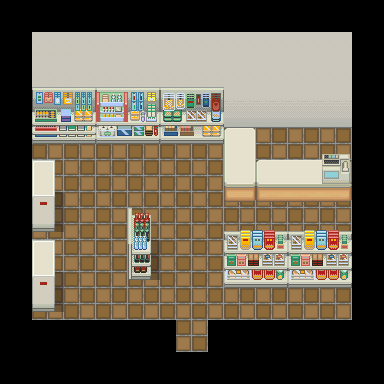

A level layout from a 2D game, rendered from its tile map. Below: a short description, then the map file with tile-grid data replaced by summaries:
An orthogonal 24x24 tile map with 16x16 px tiles, 4 tile layers (Base, MonoShita, MonoChu, CharaUe) and 18 objects.

<map version="1.0" orientation="orthogonal" renderorder="right-down" width="24" height="24" tilewidth="16" tileheight="16" backgroundcolor="#000000" nextobjectid="21">
 <properties>
  <property name="z" value="-10" />
 </properties>
 <tileset firstgid="1" name="ST-Convi-I01" tilewidth="16" tileheight="16" tilecount="1280" columns="16">
  <image source="ST-Convi-I01.png" trans="aa55ff" width="256" height="1280" />
 </tileset>
 <layer name="Base" width="24" height="24">
  <properties>
   <property name="z" value="-10" />
  </properties>
  <data>[576 cells, 364 non-empty, 16 distinct tile ids]</data>
 </layer>
 <layer name="MonoShita" width="24" height="24">
  <properties>
   <property name="z" value="-10" />
  </properties>
  <data>[576 cells, 116 non-empty, 100 distinct tile ids]</data>
 </layer>
 <layer name="MonoChu" width="24" height="24">
  <properties>
   <property name="z" value="-10" />
  </properties>
  <data>[576 cells, 6 non-empty, 6 distinct tile ids]</data>
 </layer>
 <objectgroup name="collision">
  <object id="1" x="208" y="320" width="144" height="64" />
  <object id="2" x="352" y="0" width="32" height="384" />
  <object id="3" x="32" y="320" width="144" height="64" />
  <object id="4" x="0" y="0" width="32" height="384" />
  <object id="5" x="32" y="256" width="32" height="48" />
  <object id="6" x="32" y="176" width="32" height="48" />
  <object id="8" x="32" y="0" width="320" height="144" />
  <object id="9" x="224" y="144" width="128" height="64" />
  <object id="10" x="128" y="224" width="32" height="64" />
  <object id="11" x="224" y="256" width="128" height="32" />
 </objectgroup>
 <objectgroup name="item">
  <object id="15" x="192" y="112" width="32" height="32">
   <properties>
    <property name="EventID" value="3" />
    <property name="objID" value="1" />
    <property name="trigger" value="2" />
   </properties>
  </object>
 </objectgroup>
 <layer name="CharaUe" width="24" height="24">
  <data>[576 cells, 22 non-empty, 12 distinct tile ids]</data>
 </layer>
 <objectgroup name="event">
  <object id="13" x="352" y="0" width="32" height="32">
   <properties>
    <property name="EventID" value="1" />
    <property name="trigger" value="0" />
   </properties>
  </object>
  <object id="14" x="176" y="352" width="32" height="32">
   <properties>
    <property name="EventID" value="2" />
    <property name="trigger" value="1" />
   </properties>
  </object>
  <object id="16" x="32" y="112" width="160" height="32">
   <properties>
    <property name="EventID" value="4" />
    <property name="trigger" value="2" />
   </properties>
  </object>
  <object id="17" x="224" y="272" width="128" height="16">
   <properties>
    <property name="EventID" value="5" />
    <property name="trigger" value="2" />
   </properties>
  </object>
  <object id="18" x="128" y="224" width="32" height="64">
   <properties>
    <property name="EventID" value="6" />
    <property name="trigger" value="2" />
   </properties>
  </object>
  <object id="19" x="32" y="176" width="32" height="48">
   <properties>
    <property name="EventID" value="7" />
    <property name="trigger" value="2" />
   </properties>
  </object>
  <object id="20" x="32" y="256" width="32" height="48">
   <properties>
    <property name="EventID" value="7" />
    <property name="trigger" value="2" />
   </properties>
  </object>
 </objectgroup>
</map>
